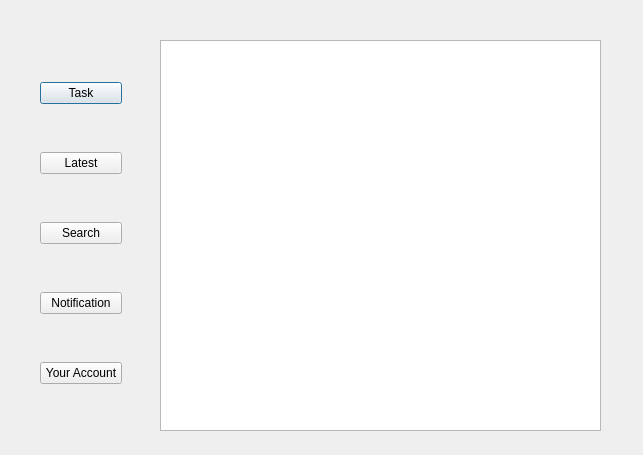
<?xml version="1.0" encoding="UTF-8"?>
<ui version="4.0">
 <class>Mainpage</class>
 <widget class="QDialog" name="Mainpage">
  <property name="geometry">
   <rect>
    <x>0</x>
    <y>0</y>
    <width>643</width>
    <height>455</height>
   </rect>
  </property>
  <property name="windowTitle">
   <string>Dialog</string>
  </property>
  <widget class="QListWidget" name="listWidget">
   <property name="geometry">
    <rect>
     <x>160</x>
     <y>40</y>
     <width>441</width>
     <height>391</height>
    </rect>
   </property>
  </widget>
  <widget class="QWidget" name="">
   <property name="geometry">
    <rect>
     <x>40</x>
     <y>40</y>
     <width>82</width>
     <height>391</height>
    </rect>
   </property>
   <layout class="QVBoxLayout" name="verticalLayout">
    <item>
     <widget class="QPushButton" name="pushButton">
      <property name="text">
       <string>Task</string>
      </property>
     </widget>
    </item>
    <item>
     <widget class="QPushButton" name="pushButton_2">
      <property name="text">
       <string>Latest</string>
      </property>
     </widget>
    </item>
    <item>
     <widget class="QPushButton" name="pushButton_3">
      <property name="text">
       <string>Search</string>
      </property>
     </widget>
    </item>
    <item>
     <widget class="QPushButton" name="pushButton_4">
      <property name="text">
       <string>Notification</string>
      </property>
      <property name="icon">
       <iconset theme="mail-attachment"/>
      </property>
     </widget>
    </item>
    <item>
     <widget class="QPushButton" name="pushButton_5">
      <property name="text">
       <string>Your Account</string>
      </property>
     </widget>
    </item>
   </layout>
  </widget>
 </widget>
 <resources/>
 <connections/>
</ui>
